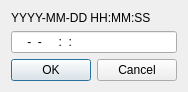
<?xml version="1.0" encoding="UTF-8"?>
<ui version="4.0">
 <class>DialogTimestamp</class>
 <widget class="QDialog" name="DialogTimestamp">
  <property name="geometry">
   <rect>
    <x>0</x>
    <y>0</y>
    <width>176</width>
    <height>90</height>
   </rect>
  </property>
  <property name="windowTitle">
   <string>Дата и час на записа</string>
  </property>
  <layout class="QVBoxLayout" name="verticalLayout_3">
   <item>
    <layout class="QVBoxLayout" name="verticalLayout_2">
     <item>
      <layout class="QVBoxLayout" name="verticalLayout">
       <item>
        <widget class="QLabel" name="label">
         <property name="text">
          <string>YYYY-MM-DD HH:MM:SS</string>
         </property>
        </widget>
       </item>
       <item>
        <widget class="QLineEdit" name="lineEdit">
         <property name="inputMask">
          <string>0000-00-00 00:00:00</string>
         </property>
        </widget>
       </item>
      </layout>
     </item>
     <item>
      <widget class="QDialogButtonBox" name="buttonBox">
       <property name="orientation">
        <enum>Qt::Horizontal</enum>
       </property>
       <property name="standardButtons">
        <set>QDialogButtonBox::Cancel|QDialogButtonBox::Ok</set>
       </property>
      </widget>
     </item>
    </layout>
   </item>
  </layout>
 </widget>
 <resources/>
 <connections>
  <connection>
   <sender>buttonBox</sender>
   <signal>accepted()</signal>
   <receiver>DialogTimestamp</receiver>
   <slot>accept()</slot>
   <hints>
    <hint type="sourcelabel">
     <x>248</x>
     <y>254</y>
    </hint>
    <hint type="destinationlabel">
     <x>157</x>
     <y>274</y>
    </hint>
   </hints>
  </connection>
  <connection>
   <sender>buttonBox</sender>
   <signal>rejected()</signal>
   <receiver>DialogTimestamp</receiver>
   <slot>reject()</slot>
   <hints>
    <hint type="sourcelabel">
     <x>316</x>
     <y>260</y>
    </hint>
    <hint type="destinationlabel">
     <x>286</x>
     <y>274</y>
    </hint>
   </hints>
  </connection>
 </connections>
</ui>
